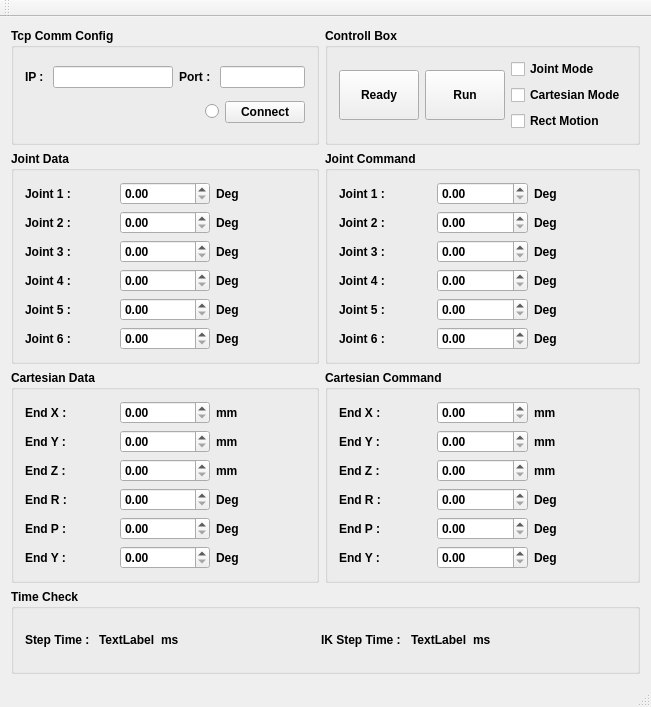
<?xml version="1.0" encoding="UTF-8"?>
<ui version="4.0">
 <class>MainWindow</class>
 <widget class="QMainWindow" name="MainWindow">
  <property name="geometry">
   <rect>
    <x>0</x>
    <y>0</y>
    <width>651</width>
    <height>707</height>
   </rect>
  </property>
  <property name="windowTitle">
   <string>MainWindow</string>
  </property>
  <widget class="QWidget" name="centralWidget">
   <layout class="QGridLayout" name="gridLayout_3">
    <item row="0" column="0">
     <widget class="QGroupBox" name="groupBox_16">
      <property name="minimumSize">
       <size>
        <width>0</width>
        <height>0</height>
       </size>
      </property>
      <property name="font">
       <font>
        <weight>75</weight>
        <bold>true</bold>
       </font>
      </property>
      <property name="title">
       <string>Tcp Comm Config</string>
      </property>
      <layout class="QGridLayout" name="gridLayout_4">
       <item row="0" column="0">
        <layout class="QHBoxLayout" name="horizontalLayout_4">
         <item>
          <layout class="QHBoxLayout" name="horizontalLayout">
           <item>
            <widget class="QLabel" name="label_19">
             <property name="font">
              <font>
               <weight>75</weight>
               <bold>true</bold>
              </font>
             </property>
             <property name="text">
              <string>IP : </string>
             </property>
            </widget>
           </item>
           <item>
            <widget class="QLineEdit" name="txtAddress">
             <property name="minimumSize">
              <size>
               <width>120</width>
               <height>0</height>
              </size>
             </property>
             <property name="font">
              <font>
               <weight>75</weight>
               <bold>true</bold>
              </font>
             </property>
            </widget>
           </item>
          </layout>
         </item>
         <item>
          <layout class="QHBoxLayout" name="horizontalLayout_2">
           <item>
            <widget class="QLabel" name="label_20">
             <property name="font">
              <font>
               <weight>75</weight>
               <bold>true</bold>
              </font>
             </property>
             <property name="text">
              <string>Port : </string>
             </property>
            </widget>
           </item>
           <item>
            <widget class="QLineEdit" name="txtPort">
             <property name="font">
              <font>
               <weight>75</weight>
               <bold>true</bold>
              </font>
             </property>
            </widget>
           </item>
          </layout>
         </item>
        </layout>
       </item>
       <item row="1" column="0">
        <layout class="QHBoxLayout" name="horizontalLayout_3">
         <item>
          <spacer name="horizontalSpacer_14">
           <property name="font">
            <font>
             <weight>75</weight>
             <bold>true</bold>
            </font>
           </property>
           <property name="orientation">
            <enum>Qt::Horizontal</enum>
           </property>
           <property name="sizeHint" stdset="0">
            <size>
             <width>0</width>
             <height>20</height>
            </size>
           </property>
          </spacer>
         </item>
         <item>
          <widget class="QRadioButton" name="rbComState">
           <property name="font">
            <font>
             <weight>75</weight>
             <bold>true</bold>
            </font>
           </property>
           <property name="text">
            <string/>
           </property>
           <property name="autoRepeatDelay">
            <number>300</number>
           </property>
          </widget>
         </item>
         <item>
          <widget class="QPushButton" name="btnConnect">
           <property name="font">
            <font>
             <weight>75</weight>
             <bold>true</bold>
            </font>
           </property>
           <property name="text">
            <string>Connect</string>
           </property>
          </widget>
         </item>
        </layout>
       </item>
      </layout>
     </widget>
    </item>
    <item row="0" column="1">
     <widget class="QGroupBox" name="groupBox_2">
      <property name="font">
       <font>
        <weight>75</weight>
        <bold>true</bold>
       </font>
      </property>
      <property name="title">
       <string>Controll Box</string>
      </property>
      <layout class="QGridLayout" name="gridLayout_2">
       <item row="0" column="0">
        <widget class="QPushButton" name="btnReady">
         <property name="minimumSize">
          <size>
           <width>0</width>
           <height>50</height>
          </size>
         </property>
         <property name="font">
          <font>
           <weight>75</weight>
           <bold>true</bold>
          </font>
         </property>
         <property name="text">
          <string>Ready</string>
         </property>
        </widget>
       </item>
       <item row="0" column="1">
        <widget class="QPushButton" name="btnRun">
         <property name="minimumSize">
          <size>
           <width>0</width>
           <height>50</height>
          </size>
         </property>
         <property name="font">
          <font>
           <weight>75</weight>
           <bold>true</bold>
          </font>
         </property>
         <property name="text">
          <string>Run</string>
         </property>
        </widget>
       </item>
       <item row="0" column="2">
        <layout class="QVBoxLayout" name="verticalLayout_7">
         <item>
          <widget class="QCheckBox" name="cbJMode">
           <property name="font">
            <font>
             <weight>75</weight>
             <bold>true</bold>
            </font>
           </property>
           <property name="text">
            <string>Joint Mode</string>
           </property>
          </widget>
         </item>
         <item>
          <widget class="QCheckBox" name="cbCMode">
           <property name="font">
            <font>
             <weight>75</weight>
             <bold>true</bold>
            </font>
           </property>
           <property name="text">
            <string>Cartesian Mode</string>
           </property>
          </widget>
         </item>
         <item>
          <widget class="QCheckBox" name="cbRMode">
           <property name="font">
            <font>
             <weight>75</weight>
             <bold>true</bold>
            </font>
           </property>
           <property name="text">
            <string>Rect Motion</string>
           </property>
          </widget>
         </item>
        </layout>
       </item>
      </layout>
     </widget>
    </item>
    <item row="1" column="0">
     <widget class="QGroupBox" name="groupBox_4">
      <property name="minimumSize">
       <size>
        <width>300</width>
        <height>0</height>
       </size>
      </property>
      <property name="font">
       <font>
        <weight>75</weight>
        <bold>true</bold>
       </font>
      </property>
      <property name="title">
       <string>Joint Data</string>
      </property>
      <layout class="QGridLayout" name="gridLayout_8">
       <item row="0" column="0">
        <layout class="QHBoxLayout" name="horizontalLayout_6">
         <item>
          <widget class="QLabel" name="label_37">
           <property name="font">
            <font>
             <weight>75</weight>
             <bold>true</bold>
            </font>
           </property>
           <property name="text">
            <string>Joint 1 : </string>
           </property>
          </widget>
         </item>
         <item>
          <widget class="QDoubleSpinBox" name="spJoint1">
           <property name="font">
            <font>
             <weight>75</weight>
             <bold>true</bold>
            </font>
           </property>
          </widget>
         </item>
         <item>
          <widget class="QLabel" name="label">
           <property name="font">
            <font>
             <weight>75</weight>
             <bold>true</bold>
            </font>
           </property>
           <property name="text">
            <string>Deg</string>
           </property>
          </widget>
         </item>
        </layout>
       </item>
       <item row="1" column="0">
        <layout class="QHBoxLayout" name="horizontalLayout_7">
         <item>
          <widget class="QLabel" name="label_38">
           <property name="font">
            <font>
             <weight>75</weight>
             <bold>true</bold>
            </font>
           </property>
           <property name="text">
            <string>Joint 2 : </string>
           </property>
          </widget>
         </item>
         <item>
          <widget class="QDoubleSpinBox" name="spJoint2">
           <property name="font">
            <font>
             <weight>75</weight>
             <bold>true</bold>
            </font>
           </property>
          </widget>
         </item>
         <item>
          <widget class="QLabel" name="label_2">
           <property name="font">
            <font>
             <weight>75</weight>
             <bold>true</bold>
            </font>
           </property>
           <property name="text">
            <string>Deg</string>
           </property>
          </widget>
         </item>
        </layout>
       </item>
       <item row="2" column="0">
        <layout class="QHBoxLayout" name="horizontalLayout_8">
         <item>
          <widget class="QLabel" name="label_39">
           <property name="font">
            <font>
             <weight>75</weight>
             <bold>true</bold>
            </font>
           </property>
           <property name="text">
            <string>Joint 3 : </string>
           </property>
          </widget>
         </item>
         <item>
          <widget class="QDoubleSpinBox" name="spJoint3">
           <property name="font">
            <font>
             <weight>75</weight>
             <bold>true</bold>
            </font>
           </property>
          </widget>
         </item>
         <item>
          <widget class="QLabel" name="label_3">
           <property name="font">
            <font>
             <weight>75</weight>
             <bold>true</bold>
            </font>
           </property>
           <property name="text">
            <string>Deg</string>
           </property>
          </widget>
         </item>
        </layout>
       </item>
       <item row="3" column="0">
        <layout class="QHBoxLayout" name="horizontalLayout_19">
         <item>
          <widget class="QLabel" name="label_49">
           <property name="font">
            <font>
             <weight>75</weight>
             <bold>true</bold>
            </font>
           </property>
           <property name="text">
            <string>Joint 4 : </string>
           </property>
          </widget>
         </item>
         <item>
          <widget class="QDoubleSpinBox" name="spJoint4">
           <property name="font">
            <font>
             <weight>75</weight>
             <bold>true</bold>
            </font>
           </property>
          </widget>
         </item>
         <item>
          <widget class="QLabel" name="label_13">
           <property name="font">
            <font>
             <weight>75</weight>
             <bold>true</bold>
            </font>
           </property>
           <property name="text">
            <string>Deg</string>
           </property>
          </widget>
         </item>
        </layout>
       </item>
       <item row="4" column="0">
        <layout class="QHBoxLayout" name="horizontalLayout_20">
         <item>
          <widget class="QLabel" name="label_50">
           <property name="font">
            <font>
             <weight>75</weight>
             <bold>true</bold>
            </font>
           </property>
           <property name="text">
            <string>Joint 5 : </string>
           </property>
          </widget>
         </item>
         <item>
          <widget class="QDoubleSpinBox" name="spJoint5">
           <property name="font">
            <font>
             <weight>75</weight>
             <bold>true</bold>
            </font>
           </property>
          </widget>
         </item>
         <item>
          <widget class="QLabel" name="label_14">
           <property name="font">
            <font>
             <weight>75</weight>
             <bold>true</bold>
            </font>
           </property>
           <property name="text">
            <string>Deg</string>
           </property>
          </widget>
         </item>
        </layout>
       </item>
       <item row="5" column="0">
        <layout class="QHBoxLayout" name="horizontalLayout_21">
         <item>
          <widget class="QLabel" name="label_51">
           <property name="font">
            <font>
             <weight>75</weight>
             <bold>true</bold>
            </font>
           </property>
           <property name="text">
            <string>Joint 6 : </string>
           </property>
          </widget>
         </item>
         <item>
          <widget class="QDoubleSpinBox" name="spJoint6">
           <property name="font">
            <font>
             <weight>75</weight>
             <bold>true</bold>
            </font>
           </property>
          </widget>
         </item>
         <item>
          <widget class="QLabel" name="label_15">
           <property name="font">
            <font>
             <weight>75</weight>
             <bold>true</bold>
            </font>
           </property>
           <property name="text">
            <string>Deg</string>
           </property>
          </widget>
         </item>
        </layout>
       </item>
      </layout>
     </widget>
    </item>
    <item row="1" column="1">
     <widget class="QGroupBox" name="groupBox_6">
      <property name="minimumSize">
       <size>
        <width>300</width>
        <height>0</height>
       </size>
      </property>
      <property name="font">
       <font>
        <weight>75</weight>
        <bold>true</bold>
       </font>
      </property>
      <property name="title">
       <string>Joint Command</string>
      </property>
      <layout class="QGridLayout" name="gridLayout_6">
       <item row="0" column="0">
        <layout class="QHBoxLayout" name="horizontalLayout_12">
         <item>
          <widget class="QLabel" name="label_43">
           <property name="font">
            <font>
             <weight>75</weight>
             <bold>true</bold>
            </font>
           </property>
           <property name="text">
            <string>Joint 1 : </string>
           </property>
          </widget>
         </item>
         <item>
          <widget class="QDoubleSpinBox" name="spJoint1Cmd">
           <property name="font">
            <font>
             <weight>75</weight>
             <bold>true</bold>
            </font>
           </property>
          </widget>
         </item>
         <item>
          <widget class="QLabel" name="label_7">
           <property name="font">
            <font>
             <weight>75</weight>
             <bold>true</bold>
            </font>
           </property>
           <property name="text">
            <string>Deg</string>
           </property>
          </widget>
         </item>
        </layout>
       </item>
       <item row="1" column="0">
        <layout class="QHBoxLayout" name="horizontalLayout_13">
         <item>
          <widget class="QLabel" name="label_44">
           <property name="font">
            <font>
             <weight>75</weight>
             <bold>true</bold>
            </font>
           </property>
           <property name="text">
            <string>Joint 2 : </string>
           </property>
          </widget>
         </item>
         <item>
          <widget class="QDoubleSpinBox" name="spJoint2Cmd">
           <property name="font">
            <font>
             <weight>75</weight>
             <bold>true</bold>
            </font>
           </property>
          </widget>
         </item>
         <item>
          <widget class="QLabel" name="label_8">
           <property name="font">
            <font>
             <weight>75</weight>
             <bold>true</bold>
            </font>
           </property>
           <property name="text">
            <string>Deg</string>
           </property>
          </widget>
         </item>
        </layout>
       </item>
       <item row="2" column="0">
        <layout class="QHBoxLayout" name="horizontalLayout_14">
         <item>
          <widget class="QLabel" name="label_45">
           <property name="font">
            <font>
             <weight>75</weight>
             <bold>true</bold>
            </font>
           </property>
           <property name="text">
            <string>Joint 3 : </string>
           </property>
          </widget>
         </item>
         <item>
          <widget class="QDoubleSpinBox" name="spJoint3Cmd">
           <property name="font">
            <font>
             <weight>75</weight>
             <bold>true</bold>
            </font>
           </property>
          </widget>
         </item>
         <item>
          <widget class="QLabel" name="label_9">
           <property name="font">
            <font>
             <weight>75</weight>
             <bold>true</bold>
            </font>
           </property>
           <property name="text">
            <string>Deg</string>
           </property>
          </widget>
         </item>
        </layout>
       </item>
       <item row="3" column="0">
        <layout class="QHBoxLayout" name="horizontalLayout_22">
         <item>
          <widget class="QLabel" name="label_52">
           <property name="font">
            <font>
             <weight>75</weight>
             <bold>true</bold>
            </font>
           </property>
           <property name="text">
            <string>Joint 4 : </string>
           </property>
          </widget>
         </item>
         <item>
          <widget class="QDoubleSpinBox" name="spJoint4Cmd">
           <property name="font">
            <font>
             <weight>75</weight>
             <bold>true</bold>
            </font>
           </property>
          </widget>
         </item>
         <item>
          <widget class="QLabel" name="label_16">
           <property name="font">
            <font>
             <weight>75</weight>
             <bold>true</bold>
            </font>
           </property>
           <property name="text">
            <string>Deg</string>
           </property>
          </widget>
         </item>
        </layout>
       </item>
       <item row="4" column="0">
        <layout class="QHBoxLayout" name="horizontalLayout_26">
         <item>
          <widget class="QLabel" name="label_56">
           <property name="font">
            <font>
             <weight>75</weight>
             <bold>true</bold>
            </font>
           </property>
           <property name="text">
            <string>Joint 5 : </string>
           </property>
          </widget>
         </item>
         <item>
          <widget class="QDoubleSpinBox" name="spJoint5Cmd">
           <property name="font">
            <font>
             <weight>75</weight>
             <bold>true</bold>
            </font>
           </property>
          </widget>
         </item>
         <item>
          <widget class="QLabel" name="label_22">
           <property name="font">
            <font>
             <weight>75</weight>
             <bold>true</bold>
            </font>
           </property>
           <property name="text">
            <string>Deg</string>
           </property>
          </widget>
         </item>
        </layout>
       </item>
       <item row="5" column="0">
        <layout class="QHBoxLayout" name="horizontalLayout_27">
         <item>
          <widget class="QLabel" name="label_57">
           <property name="font">
            <font>
             <weight>75</weight>
             <bold>true</bold>
            </font>
           </property>
           <property name="text">
            <string>Joint 6 : </string>
           </property>
          </widget>
         </item>
         <item>
          <widget class="QDoubleSpinBox" name="spJoint6Cmd">
           <property name="font">
            <font>
             <weight>75</weight>
             <bold>true</bold>
            </font>
           </property>
          </widget>
         </item>
         <item>
          <widget class="QLabel" name="label_23">
           <property name="font">
            <font>
             <weight>75</weight>
             <bold>true</bold>
            </font>
           </property>
           <property name="text">
            <string>Deg</string>
           </property>
          </widget>
         </item>
        </layout>
       </item>
      </layout>
     </widget>
    </item>
    <item row="2" column="0">
     <widget class="QGroupBox" name="groupBox_5">
      <property name="font">
       <font>
        <weight>75</weight>
        <bold>true</bold>
       </font>
      </property>
      <property name="title">
       <string>Cartesian Data</string>
      </property>
      <layout class="QGridLayout" name="gridLayout_7">
       <item row="0" column="0">
        <layout class="QHBoxLayout" name="horizontalLayout_9">
         <item>
          <widget class="QLabel" name="label_40">
           <property name="font">
            <font>
             <weight>75</weight>
             <bold>true</bold>
            </font>
           </property>
           <property name="text">
            <string>End X : </string>
           </property>
          </widget>
         </item>
         <item>
          <widget class="QDoubleSpinBox" name="spEndX">
           <property name="font">
            <font>
             <weight>75</weight>
             <bold>true</bold>
            </font>
           </property>
          </widget>
         </item>
         <item>
          <widget class="QLabel" name="label_4">
           <property name="font">
            <font>
             <weight>75</weight>
             <bold>true</bold>
            </font>
           </property>
           <property name="text">
            <string>mm</string>
           </property>
          </widget>
         </item>
        </layout>
       </item>
       <item row="1" column="0">
        <layout class="QHBoxLayout" name="horizontalLayout_10">
         <item>
          <widget class="QLabel" name="label_41">
           <property name="font">
            <font>
             <weight>75</weight>
             <bold>true</bold>
            </font>
           </property>
           <property name="text">
            <string>End Y : </string>
           </property>
          </widget>
         </item>
         <item>
          <widget class="QDoubleSpinBox" name="spEndY">
           <property name="font">
            <font>
             <weight>75</weight>
             <bold>true</bold>
            </font>
           </property>
          </widget>
         </item>
         <item>
          <widget class="QLabel" name="label_5">
           <property name="font">
            <font>
             <weight>75</weight>
             <bold>true</bold>
            </font>
           </property>
           <property name="text">
            <string>mm</string>
           </property>
          </widget>
         </item>
        </layout>
       </item>
       <item row="2" column="0">
        <layout class="QHBoxLayout" name="horizontalLayout_11">
         <item>
          <widget class="QLabel" name="label_42">
           <property name="font">
            <font>
             <weight>75</weight>
             <bold>true</bold>
            </font>
           </property>
           <property name="text">
            <string>End Z : </string>
           </property>
          </widget>
         </item>
         <item>
          <widget class="QDoubleSpinBox" name="spEndZ">
           <property name="font">
            <font>
             <weight>75</weight>
             <bold>true</bold>
            </font>
           </property>
          </widget>
         </item>
         <item>
          <widget class="QLabel" name="label_6">
           <property name="font">
            <font>
             <weight>75</weight>
             <bold>true</bold>
            </font>
           </property>
           <property name="text">
            <string>mm</string>
           </property>
          </widget>
         </item>
        </layout>
       </item>
       <item row="3" column="0">
        <layout class="QHBoxLayout" name="horizontalLayout_23">
         <item>
          <widget class="QLabel" name="label_53">
           <property name="font">
            <font>
             <weight>75</weight>
             <bold>true</bold>
            </font>
           </property>
           <property name="text">
            <string>End R : </string>
           </property>
          </widget>
         </item>
         <item>
          <widget class="QDoubleSpinBox" name="spEndRoll">
           <property name="font">
            <font>
             <weight>75</weight>
             <bold>true</bold>
            </font>
           </property>
          </widget>
         </item>
         <item>
          <widget class="QLabel" name="label_17">
           <property name="font">
            <font>
             <weight>75</weight>
             <bold>true</bold>
            </font>
           </property>
           <property name="text">
            <string>Deg</string>
           </property>
          </widget>
         </item>
        </layout>
       </item>
       <item row="4" column="0">
        <layout class="QHBoxLayout" name="horizontalLayout_24">
         <item>
          <widget class="QLabel" name="label_54">
           <property name="font">
            <font>
             <weight>75</weight>
             <bold>true</bold>
            </font>
           </property>
           <property name="text">
            <string>End P : </string>
           </property>
          </widget>
         </item>
         <item>
          <widget class="QDoubleSpinBox" name="spEndPitch">
           <property name="font">
            <font>
             <weight>75</weight>
             <bold>true</bold>
            </font>
           </property>
          </widget>
         </item>
         <item>
          <widget class="QLabel" name="label_18">
           <property name="font">
            <font>
             <weight>75</weight>
             <bold>true</bold>
            </font>
           </property>
           <property name="text">
            <string>Deg</string>
           </property>
          </widget>
         </item>
        </layout>
       </item>
       <item row="5" column="0">
        <layout class="QHBoxLayout" name="horizontalLayout_25">
         <item>
          <widget class="QLabel" name="label_55">
           <property name="font">
            <font>
             <weight>75</weight>
             <bold>true</bold>
            </font>
           </property>
           <property name="text">
            <string>End Y : </string>
           </property>
          </widget>
         </item>
         <item>
          <widget class="QDoubleSpinBox" name="spEndYaw">
           <property name="font">
            <font>
             <weight>75</weight>
             <bold>true</bold>
            </font>
           </property>
          </widget>
         </item>
         <item>
          <widget class="QLabel" name="label_21">
           <property name="font">
            <font>
             <weight>75</weight>
             <bold>true</bold>
            </font>
           </property>
           <property name="text">
            <string>Deg</string>
           </property>
          </widget>
         </item>
        </layout>
       </item>
      </layout>
     </widget>
    </item>
    <item row="2" column="1">
     <widget class="QGroupBox" name="groupBox_7">
      <property name="font">
       <font>
        <weight>75</weight>
        <bold>true</bold>
       </font>
      </property>
      <property name="title">
       <string>Cartesian Command</string>
      </property>
      <layout class="QGridLayout" name="gridLayout_5">
       <item row="0" column="0">
        <layout class="QHBoxLayout" name="horizontalLayout_15">
         <item>
          <widget class="QLabel" name="label_46">
           <property name="font">
            <font>
             <weight>75</weight>
             <bold>true</bold>
            </font>
           </property>
           <property name="text">
            <string>End X : </string>
           </property>
          </widget>
         </item>
         <item>
          <widget class="QDoubleSpinBox" name="spEndXCmd">
           <property name="font">
            <font>
             <weight>75</weight>
             <bold>true</bold>
            </font>
           </property>
          </widget>
         </item>
         <item>
          <widget class="QLabel" name="label_10">
           <property name="font">
            <font>
             <weight>75</weight>
             <bold>true</bold>
            </font>
           </property>
           <property name="text">
            <string>mm</string>
           </property>
          </widget>
         </item>
        </layout>
       </item>
       <item row="1" column="0">
        <layout class="QHBoxLayout" name="horizontalLayout_16">
         <item>
          <widget class="QLabel" name="label_47">
           <property name="font">
            <font>
             <weight>75</weight>
             <bold>true</bold>
            </font>
           </property>
           <property name="text">
            <string>End Y : </string>
           </property>
          </widget>
         </item>
         <item>
          <widget class="QDoubleSpinBox" name="spEndYCmd">
           <property name="font">
            <font>
             <weight>75</weight>
             <bold>true</bold>
            </font>
           </property>
          </widget>
         </item>
         <item>
          <widget class="QLabel" name="label_11">
           <property name="font">
            <font>
             <weight>75</weight>
             <bold>true</bold>
            </font>
           </property>
           <property name="text">
            <string>mm</string>
           </property>
          </widget>
         </item>
        </layout>
       </item>
       <item row="2" column="0">
        <layout class="QHBoxLayout" name="horizontalLayout_17">
         <item>
          <widget class="QLabel" name="label_48">
           <property name="font">
            <font>
             <weight>75</weight>
             <bold>true</bold>
            </font>
           </property>
           <property name="text">
            <string>End Z : </string>
           </property>
          </widget>
         </item>
         <item>
          <widget class="QDoubleSpinBox" name="spEndZCmd">
           <property name="font">
            <font>
             <weight>75</weight>
             <bold>true</bold>
            </font>
           </property>
          </widget>
         </item>
         <item>
          <widget class="QLabel" name="label_12">
           <property name="font">
            <font>
             <weight>75</weight>
             <bold>true</bold>
            </font>
           </property>
           <property name="text">
            <string>mm</string>
           </property>
          </widget>
         </item>
        </layout>
       </item>
       <item row="3" column="0">
        <layout class="QHBoxLayout" name="horizontalLayout_29">
         <item>
          <widget class="QLabel" name="label_59">
           <property name="font">
            <font>
             <weight>75</weight>
             <bold>true</bold>
            </font>
           </property>
           <property name="text">
            <string>End R : </string>
           </property>
          </widget>
         </item>
         <item>
          <widget class="QDoubleSpinBox" name="spEndRollCmd">
           <property name="font">
            <font>
             <weight>75</weight>
             <bold>true</bold>
            </font>
           </property>
          </widget>
         </item>
         <item>
          <widget class="QLabel" name="label_25">
           <property name="font">
            <font>
             <weight>75</weight>
             <bold>true</bold>
            </font>
           </property>
           <property name="text">
            <string>Deg</string>
           </property>
          </widget>
         </item>
        </layout>
       </item>
       <item row="4" column="0">
        <layout class="QHBoxLayout" name="horizontalLayout_30">
         <item>
          <widget class="QLabel" name="label_60">
           <property name="font">
            <font>
             <weight>75</weight>
             <bold>true</bold>
            </font>
           </property>
           <property name="text">
            <string>End P : </string>
           </property>
          </widget>
         </item>
         <item>
          <widget class="QDoubleSpinBox" name="spEndPitchCmd">
           <property name="font">
            <font>
             <weight>75</weight>
             <bold>true</bold>
            </font>
           </property>
          </widget>
         </item>
         <item>
          <widget class="QLabel" name="label_26">
           <property name="font">
            <font>
             <weight>75</weight>
             <bold>true</bold>
            </font>
           </property>
           <property name="text">
            <string>Deg</string>
           </property>
          </widget>
         </item>
        </layout>
       </item>
       <item row="5" column="0">
        <layout class="QHBoxLayout" name="horizontalLayout_28">
         <item>
          <widget class="QLabel" name="label_58">
           <property name="font">
            <font>
             <weight>75</weight>
             <bold>true</bold>
            </font>
           </property>
           <property name="text">
            <string>End Y : </string>
           </property>
          </widget>
         </item>
         <item>
          <widget class="QDoubleSpinBox" name="spEndYawCmd">
           <property name="font">
            <font>
             <weight>75</weight>
             <bold>true</bold>
            </font>
           </property>
          </widget>
         </item>
         <item>
          <widget class="QLabel" name="label_24">
           <property name="font">
            <font>
             <weight>75</weight>
             <bold>true</bold>
            </font>
           </property>
           <property name="text">
            <string>Deg</string>
           </property>
          </widget>
         </item>
        </layout>
       </item>
      </layout>
     </widget>
    </item>
    <item row="3" column="0" colspan="2">
     <widget class="QGroupBox" name="groupBox">
      <property name="font">
       <font>
        <weight>75</weight>
        <bold>true</bold>
       </font>
      </property>
      <property name="title">
       <string>Time Check</string>
      </property>
      <layout class="QGridLayout" name="gridLayout">
       <item row="0" column="7">
        <spacer name="horizontalSpacer_2">
         <property name="orientation">
          <enum>Qt::Horizontal</enum>
         </property>
         <property name="sizeHint" stdset="0">
          <size>
           <width>40</width>
           <height>20</height>
          </size>
         </property>
        </spacer>
       </item>
       <item row="0" column="1">
        <widget class="QLabel" name="txtStepTime">
         <property name="text">
          <string>TextLabel</string>
         </property>
        </widget>
       </item>
       <item row="0" column="0">
        <widget class="QLabel" name="label_27">
         <property name="text">
          <string>Step Time : </string>
         </property>
        </widget>
       </item>
       <item row="0" column="4">
        <widget class="QLabel" name="label_28">
         <property name="text">
          <string>IK Step Time : </string>
         </property>
        </widget>
       </item>
       <item row="0" column="3">
        <spacer name="horizontalSpacer">
         <property name="orientation">
          <enum>Qt::Horizontal</enum>
         </property>
         <property name="sizeHint" stdset="0">
          <size>
           <width>40</width>
           <height>20</height>
          </size>
         </property>
        </spacer>
       </item>
       <item row="0" column="2">
        <widget class="QLabel" name="label_29">
         <property name="text">
          <string>ms</string>
         </property>
        </widget>
       </item>
       <item row="0" column="6">
        <widget class="QLabel" name="label_30">
         <property name="text">
          <string>ms</string>
         </property>
        </widget>
       </item>
       <item row="0" column="5">
        <widget class="QLabel" name="txtIKStepTime">
         <property name="text">
          <string>TextLabel</string>
         </property>
        </widget>
       </item>
      </layout>
     </widget>
    </item>
   </layout>
  </widget>
  <widget class="QMenuBar" name="menuBar">
   <property name="geometry">
    <rect>
     <x>0</x>
     <y>0</y>
     <width>651</width>
     <height>20</height>
    </rect>
   </property>
  </widget>
  <widget class="QToolBar" name="mainToolBar">
   <attribute name="toolBarArea">
    <enum>TopToolBarArea</enum>
   </attribute>
   <attribute name="toolBarBreak">
    <bool>false</bool>
   </attribute>
  </widget>
  <widget class="QStatusBar" name="statusBar"/>
 </widget>
 <layoutdefault spacing="6" margin="11"/>
 <resources/>
 <connections/>
</ui>
